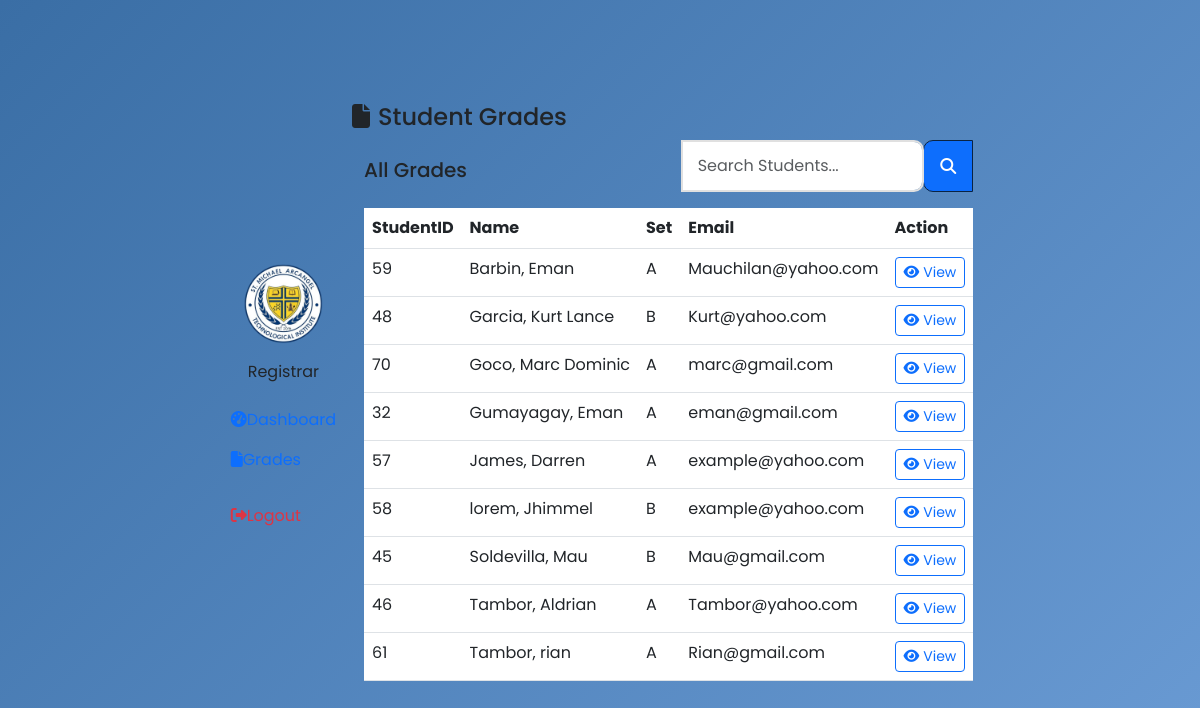
Page /registrar/registrar-students.php on the earlier database version.
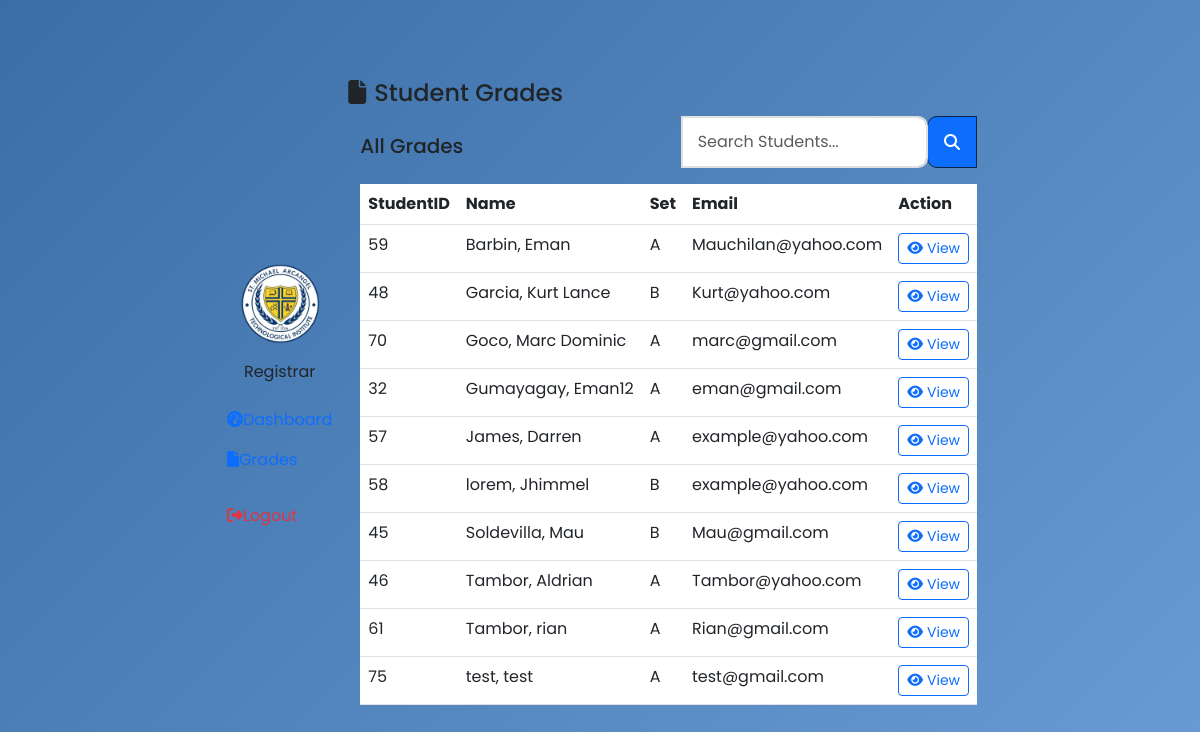
Same page on the later database version.
### tables this page shows
CREATE TABLE `students` (
  `student_id` int(11) NOT NULL AUTO_INCREMENT,
  `username` varchar(225) NOT NULL,
  `password` varchar(225) NOT NULL,
  `email` varchar(225) NOT NULL,
  `firstname` varchar(225) NOT NULL,
  `lastname` varchar(225) NOT NULL,
  `course` varchar(225) NOT NULL,
  `status` varchar(255) DEFAULT NULL,
  `image` varchar(255) NOT NULL,
  `createdAt` timestamp NOT NULL DEFAULT current_timestamp(),
  PRIMARY KEY (`student_id`)
);

### registrar/registrar-students.php (the view, shortened to what this page needs)
<!DOCTYPE html>
<html lang="en">
<head>
<?php include 'includes/header.php' ?>
</head>
<body>
    <?php include('includes/sidebar.php'); ?>
    <main class="main-content">
        <div class="page-header">
            <h4><i class="fa fa-file me-2"></i>Student Grades</h4>
        </div>
        <div class="container">
            <div class="table-header">
                <div class="row align-items-center">
                    <div class="col-md-6">
                        <h5>All Grades</h5>
                    </div>
                    <div class="col-md-6">
                        <div class="input-group mb-3">
                            <input type="text" class="form-control" id="searchInput" placeholder="Search Students...">
                            <span class="input-group-text bg-primary"><i class="fas fa-search text-white"></i></span>
                        </div>
                    </div>
                </div>
            </div>
            <div class="table-responsive flex-grow-1 overflow-auto" style="max-height:600px;">
                <table class="table table-hover">
                    <thead>
                        <th>StudentID</th>
                        <th>Name</th>
                        <th>Set</th>
                        <th>Email</th>
                        <th>Action</th>
                    </thead>
                    <tbody>
                        <?php
                        $conn = connectToDB();
                        $sql = "SELECT * FROM students ORDER BY lastname, firstname ASC";
                        $result = $conn->query($sql);
                        if ($result && $result->num_rows > 0) {
                            while ($row = $result->fetch_assoc()) {
                                echo "<tr>";
                                echo "<td>" . $row["student_id"] . "</td>";
                                echo "<td>" . $row["lastname"] . ", " . $row["firstname"] . "</td>";
                                echo "<td>" . $row["course"] . "</td>";
                                echo "<td>" . $row["email"] . "</td>";
                                echo "<td>
                                        <a class='btn btn-sm btn-outline-primary'
                                        href='registrar-grades-view.php?id=".$row['student_id']."'>
                                         <i class='fas fa-eye me-1'></i>View
                                        </a>
                                    </td>";
                                echo "</tr>";
                            }
                        } else {
                            echo "0 results";
                        }
                        ?>
                    </tbody>
                </table>
            </div>
        </div>
    </main>
</body>
</html>

### registrar/includes/header.php (shortened to what this page needs)
<link href="https://cdn.jsdelivr.net/npm/bootstrap@5.3.0/dist/css/bootstrap.min.css" rel="stylesheet">
<link rel="stylesheet" href="https://cdnjs.cloudflare.com/ajax/libs/font-awesome/6.4.0/css/all.min.css">
<link rel="stylesheet" href="https://cdn.jsdelivr.net/npm/sweetalert2@11/dist/sweetalert2.min.css">
<link rel="stylesheet" href="css/sidebar.css">
<link rel="stylesheet" href="css/style.css">

### registrar/includes/sidebar.php (shortened to what this page needs)
<?php
$current_page = basename($_SERVER['PHP_SELF']);
?>
<div class="sidebar">
    <div class="sidebar-brand flex-column text-center">
        <img class="mb-3" src="../images/logo5.png" alt="logo" width="80px" height="80px">
        <p class="mb-0">Registrar</p>
    </div>
    <ul class="nav flex-column mt-3">
        <li class="nav-item">
            <a class="nav-link <?php echo ($current_page == 'registrar-dashboard.php') ? 'active' : ''; ?>" href="registrar-dashboard.php">
                <i class="fas fa-tachometer-alt"></i>Dashboard
            </a>
        </li>
        <li class="nav-item">
            <a class="nav-link <?php echo ($current_page == 'registrar-students.php') ? 'active' : ''; ?>" href="registrar-students.php">
                <i class="fas fa-file"></i>Grades
            </a>
        </li>
        <li class="nav-item mt-3">
            <a class="nav-link text-danger" id="logoutBtn">
                <i class="fas fa-sign-out-alt"></i>Logout
            </a>
        </li>
    </ul>
</div>

### registrar/css/sidebar.css (style rules this page uses)
.main-content { position: relative; z-index: 1; }
.main-content button, .main-content input, .main-content select, .main-content textarea, .main-content .btn, .main-content a { position: relative; z-index: 2; }
.sidebar { transition: transform 0.3s cubic-bezier(0.4, 0, 0.2, 1); }
.card, .table, form { position: relative; z-index: 2; }

### style.css (style rules this page uses)
:root { --navy-blue: #0a2342; --gold: #d4af37; --light-gold: #f1e5ac; --cream: #f9f7f1; --dark-blue: #051a38; --light-blue: #1c3d6b; --success-green: #28a745; --error-red: #dc3545; --teacher-blue: #2c5f9b; --teacher-light: #4a7fc1; --student-blue: #3a6ea5; --student-light: #6a9bd4; }
* { margin: 0; padding: 0; box-sizing: border-box; font-family: "Poppins", sans-serif; }
body { background: linear-gradient( 135deg, var(--student-blue) 0%, var(--student-light) 100% ); min-height: 100vh; display: flex; align-items: center; justify-content: center; padding: 20px; overflow-x: hidden; transition: all 1.2s cubic-bezier(0.25, 0.46, 0.45, 0.94); position: relative; }
body::before { content: ""; position: absolute; top: 0; left: 0; width: 100%; height: 100%; background: inherit; z-index: -1; transition: all 1.2s cubic-bezier(0.25, 0.46, 0.45, 0.94); }
.form-control { border: 2px solid #e0e0e0; border-radius: 10px; padding: 12px 15px; font-size: 1rem; transition: all 0.3s; }
.input-group-text { background-color: var(--light-blue); border-color: var(--navy-blue); color: white; min-width: 50px; justify-content: center; border-radius: 10px 0 0 10px !important; }
.input-group .form-control { border-radius: 0 10px 10px 0 !important; }

Differences in the rows shown:
changed students "Gumayagay": firstname "Eman" → "Eman12"
added students: student_id "75", lastname "test", firstname "test", course "A", email "test@gmail.com"
